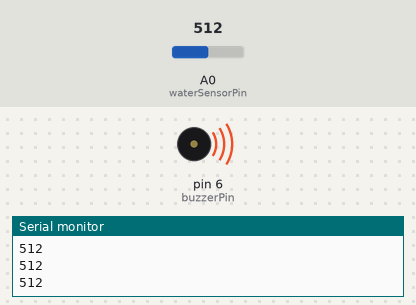
Bench run of a sketch on a simulated Arduino Uno, built with avr-gcc and run on an emulated ATmega328P. Parts: buzzer (waves = sounding, pin HIGH), the last lines printed to the serial monitor. Inputs (shaded band) come from the test bench; at power-on: A0 (waterSensorPin) = 512.

Above: at 1.3 s.
1.4 s: A0 (waterSensorPin) set to 212
2.9 s: A0 (waterSensorPin) set to 190
At 3.4 s:
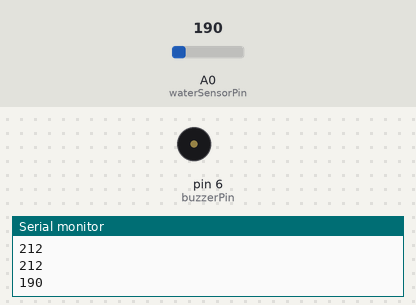
4.5 s: A0 (waterSensorPin) set to 210
At 5.7 s:
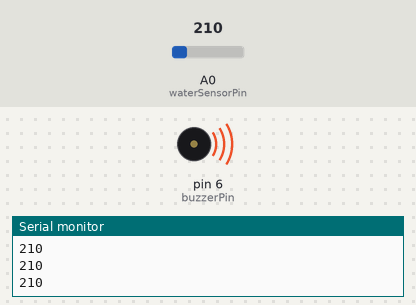
6.0 s: A0 (waterSensorPin) set to 122
At 7.0 s:
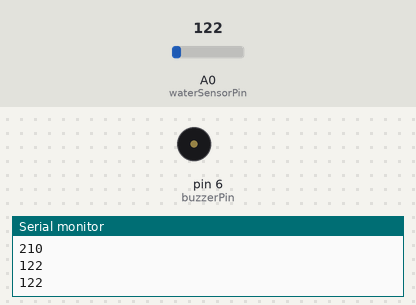
Timing chart, 0 to 8.5 s (numbered marks = the images above; inputs shaded):
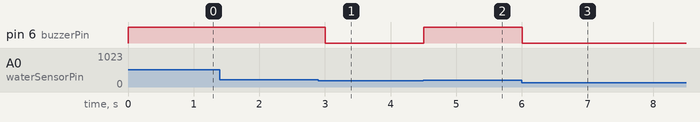

Measured:
- the behaviour switches between 200 and 199 on A0 (waterSensorPin) (found by bisection; images 0 and 1)
- after the input at 2.9 s, pin 6 (buzzerPin): HIGH → LOW after 0.10 s
- after the input at 4.5 s, pin 6 (buzzerPin): LOW → HIGH at once
- after the input at 6.0 s, pin 6 (buzzerPin): HIGH → LOW at once

The sketch:

measuring_the_moisture_level.ino
```cpp
int waterSensorPin = A0;
int buzzerPin = 6;
int waterLevel;
void setup() {
  // put your setup code here, to run once:
  pinMode(waterSensorPin,INPUT);
  pinMode(buzzerPin,OUTPUT);
  Serial.begin(9600);
}

void loop() {
  // put your main code here, to run repeatedly:
  waterLevel = analogRead(waterSensorPin);
  Serial.println(waterLevel);
  if(waterLevel >= 200){
    digitalWrite(buzzerPin,HIGH);
  }else{
    digitalWrite(buzzerPin,LOW);
  }

  delay(500);
}
```
